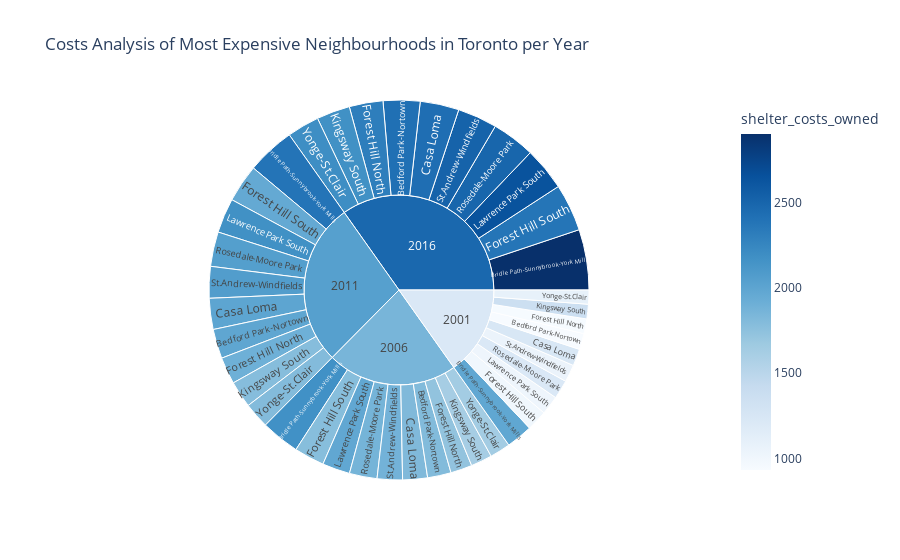

Notebook source saved alongside this figure:
### Code cell
sunburts_cost_analysis()

### Figure 1 — Plotly figure (JSON) as saved in the notebook; plotly's stock layout.template omitted (floating-point values rounded to 4 significant figures; data arrays with more than 128 entries replaced by an {"elided": "..."} marker saying what was removed)
{"data": [{"branchvalues": "total", "customdata": {"elided": "44x3 mixed values"}, "domain": {"x": [0, 1], "y": [0, 1]}, "hovertemplate": "labels=%{label}<br>average_house_value=%{value}<br>parent=%{parent}<br>id=%{id}<br>shelter_costs_owned=%{color}<br>shelter_costs_rented=%{customdata[1]}<extra></extra>", "ids": ["2001/Bedford Park-Nortown", "2006/Bedford Park-Nortown", "2011/Bedford Park-Nortown", "2016/Bedford Park-Nortown", "2001/Bridle Path-Sunnybrook-York Mills", "2006/Bridle Path-Sunnybrook-York Mills", "2011/Bridle Path-Sunnybrook-York Mills", "2016/Bridle Path-Sunnybrook-York Mills", "2001/Casa Loma", "2006/Casa Loma", "2011/Casa Loma", "2016/Casa Loma", "2001/Forest Hill North", "2006/Forest Hill North", "2011/Forest Hill North", "2016/Forest Hill North", "2001/Forest Hill South", "2006/Forest Hill South", "2011/Forest Hill South", "2016/Forest Hill South", "2001/Kingsway South", "2006/Kingsway South", "2011/Kingsway South", "2016/Kingsway South", "2001/Lawrence Park South", "2006/Lawrence Park South", "2011/Lawrence Park South", "2016/Lawrence Park South", "2001/Rosedale-Moore Park", "2006/Rosedale-Moore Park", "2011/Rosedale-Moore Park", "2016/Rosedale-Moore Park", "2001/St.Andrew-Windfields", "2006/St.Andrew-Windfields", "2011/St.Andrew-Windfields", "2016/St.Andrew-Windfields", "2001/Yonge-St.Clair", "2006/Yonge-St.Clair", "2011/Yonge-St.Clair", "2016/Yonge-St.Clair", "2001", "2006", "2011", "2016"], "labels": ["Bedford Park-Nortown", "Bedford Park-Nortown", "Bedford Park-Nortown", "Bedford Park-Nortown", "Bridle Path-Sunnybrook-York Mills", "Bridle Path-Sunnybrook-York Mills", "Bridle Path-Sunnybrook-York Mills", "Bridle Path-Sunnybrook-York Mills", "Casa Loma", "Casa Loma", "Casa Loma", "Casa Loma", "Forest Hill North", "Forest Hill North", "Forest Hill North", "Forest Hill North", "Forest Hill South", "Forest Hill South", "Forest Hill South", "Forest Hill South", "Kingsway South", "Kingsway South", "Kingsway South", "Kingsway South", "Lawrence Park South", "Lawrence Park South", "Lawrence Park South", "Lawrence Park South", "Rosedale-Moore Park", "Rosedale-Moore Park", "Rosedale-Moore Park", "Rosedale-Moore Park", "St.Andrew-Windfields", "St.Andrew-Windfields", "St.Andrew-Windfields", "St.Andrew-Windfields", "Yonge-St.Clair", "Yonge-St.Clair", "Yonge-St.Clair", "Yonge-St.Clair", "2001", "2006", "2011", "2016"], "marker": {"coloraxis": "coloraxis", "colors": [933, 1808, 1988, 2418, 1983, 2170, 2387, 2903, 1241, 1819, 2001, 2434, 940, 1731, 1904, 2316, 1001, 1781, 1959, 2383, 1362, 1625, 1787, 2173, 1021, 1977, 2174, 2644, 1219, 1868, 2054, 2498, 1055, 1881, 2069, 2516, 1091, 1638, 1802, 2192, 1225.0, 1856.0, 2041.0, 2483.0]}, "name": "", "parents": ["2001", "2006", "2011", "2016", "2001", "2006", "2011", "2016", "2001", "2006", "2011", "2016", "2001", "2006", "2011", "2016", "2001", "2006", "2011", "2016", "2001", "2006", "2011", "2016", "2001", "2006", "2011", "2016", "2001", "2006", "2011", "2016", "2001", "2006", "2011", "2016", "2001", "2006", "2011", "2016", "", "", "", ""], "type": "sunburst", "values": [565304, 826963, 1034387, 1295007, 927466, 1356757, 1697067, 2124653, 596077, 871981, 1090696, 1365503, 517466, 756983, 946854, 1185419, 726664, 1063011, 1329642, 1664653, 512334, 749476, 937464, 1173663, 664712, 972384, 1216283, 1522732, 664476, 972039, 1215852, 1522193, 607040, 888017, 1110755, 1390616, 494098, 722799, 904096, 1131888, 6275637, 9180410, 11483096, 14376327]}], "layout": {"autosize": true, "coloraxis": {"colorbar": {"title": {"text": "shelter_costs_owned"}}, "colorscale": [[0, "rgb(247,251,255)"], [0.125, "rgb(222,235,247)"], [0.25, "rgb(198,219,239)"], [0.375, "rgb(158,202,225)"], [0.5, "rgb(107,174,214)"], [0.625, "rgb(66,146,198)"], [0.75, "rgb(33,113,181)"], [0.875, "rgb(8,81,156)"], [1, "rgb(8,48,107)"]]}, "legend": {"tracegroupgap": 0}, "title": {"text": "Costs Analysis of Most Expensive Neighbourhoods in Toronto per Year"}}}
